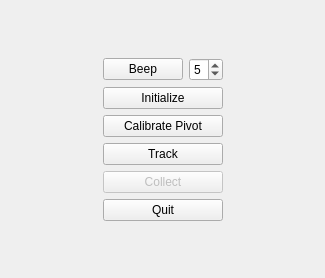
<?xml version="1.0" encoding="UTF-8"?>
<ui version="4.0">
 <class>ControllerWidget</class>
 <widget class="QWidget" name="ControllerWidget">
  <property name="geometry">
   <rect>
    <x>0</x>
    <y>0</y>
    <width>325</width>
    <height>278</height>
   </rect>
  </property>
  <property name="windowTitle">
   <string>Form</string>
  </property>
  <layout class="QGridLayout" name="gridLayout">
   <item row="0" column="2" colspan="2">
    <spacer name="SpacerTop">
     <property name="orientation">
      <enum>Qt::Vertical</enum>
     </property>
     <property name="sizeHint" stdset="0">
      <size>
       <width>20</width>
       <height>40</height>
      </size>
     </property>
    </spacer>
   </item>
   <item row="1" column="1" rowspan="6">
    <spacer name="SpacerInnerLeft">
     <property name="orientation">
      <enum>Qt::Horizontal</enum>
     </property>
     <property name="sizeHint" stdset="0">
      <size>
       <width>40</width>
       <height>20</height>
      </size>
     </property>
    </spacer>
   </item>
   <item row="1" column="2">
    <widget class="QPushButton" name="ButtonBeep">
     <property name="text">
      <string>Beep</string>
     </property>
    </widget>
   </item>
   <item row="1" column="3">
    <widget class="QSpinBox" name="NumberOfBeeps">
     <property name="minimum">
      <number>1</number>
     </property>
     <property name="maximum">
      <number>9</number>
     </property>
     <property name="value">
      <number>5</number>
     </property>
    </widget>
   </item>
   <item row="2" column="2" colspan="2">
    <widget class="QPushButton" name="ButtonInitialize">
     <property name="text">
      <string>Initialize</string>
     </property>
    </widget>
   </item>
   <item row="3" column="2" colspan="2">
    <widget class="QPushButton" name="ButtonCalibratePivot">
     <property name="text">
      <string>Calibrate Pivot</string>
     </property>
    </widget>
   </item>
   <item row="4" column="2" colspan="2">
    <widget class="QPushButton" name="ButtonTrack">
     <property name="text">
      <string>Track</string>
     </property>
     <property name="checkable">
      <bool>true</bool>
     </property>
    </widget>
   </item>
   <item row="5" column="2" colspan="2">
    <widget class="QPushButton" name="ButtonCollect">
     <property name="enabled">
      <bool>false</bool>
     </property>
     <property name="text">
      <string>Collect</string>
     </property>
     <property name="checkable">
      <bool>true</bool>
     </property>
    </widget>
   </item>
   <item row="6" column="2" colspan="2">
    <widget class="QPushButton" name="ButtonQuit">
     <property name="text">
      <string>Quit</string>
     </property>
    </widget>
   </item>
   <item row="7" column="2" colspan="2">
    <spacer name="SpacerBottom">
     <property name="orientation">
      <enum>Qt::Vertical</enum>
     </property>
     <property name="sizeHint" stdset="0">
      <size>
       <width>20</width>
       <height>40</height>
      </size>
     </property>
    </spacer>
   </item>
   <item row="1" column="0" rowspan="6">
    <spacer name="SpacerOuterLeft">
     <property name="orientation">
      <enum>Qt::Horizontal</enum>
     </property>
     <property name="sizeHint" stdset="0">
      <size>
       <width>40</width>
       <height>20</height>
      </size>
     </property>
    </spacer>
   </item>
   <item row="1" column="5" rowspan="6">
    <spacer name="SpacerOuterRight">
     <property name="orientation">
      <enum>Qt::Horizontal</enum>
     </property>
     <property name="sizeHint" stdset="0">
      <size>
       <width>40</width>
       <height>20</height>
      </size>
     </property>
    </spacer>
   </item>
   <item row="1" column="4" rowspan="6">
    <spacer name="SpacerInnerRight">
     <property name="orientation">
      <enum>Qt::Horizontal</enum>
     </property>
     <property name="sizeHint" stdset="0">
      <size>
       <width>40</width>
       <height>20</height>
      </size>
     </property>
    </spacer>
   </item>
  </layout>
 </widget>
 <resources/>
 <connections/>
</ui>
